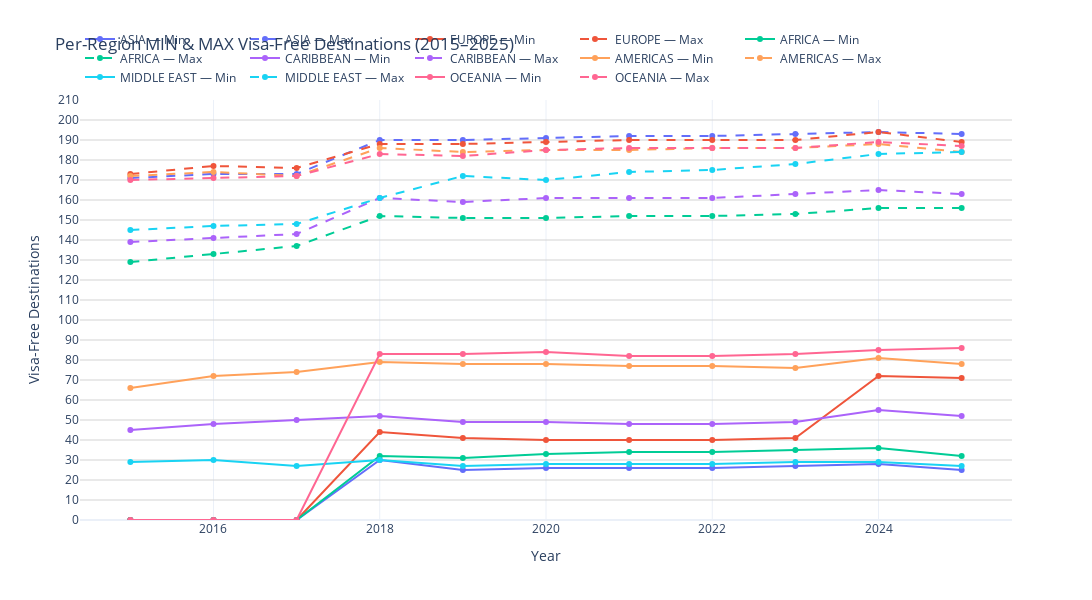

Notebook cell for this chart:
### Code cell
# === Per-region MIN & MAX over 2015–2025, keeping the country names ===
# Grab the actual rows at the extremes so we retain 'country'
rows_min_r = rank_filtered.loc[
    rank_filtered.groupby(['year','region'])['visa_free_count'].idxmin(),
    ['year','region','country','visa_free_count']
].rename(columns={'country':'min_country','visa_free_count':'min_vf'})

rows_max_r = rank_filtered.loc[
    rank_filtered.groupby(['year','region'])['visa_free_count'].idxmax(),
    ['year','region','country','visa_free_count']
].rename(columns={'country':'max_country','visa_free_count':'max_vf'})

# Merge to a single tidy frame per (year, region)
reg_extremes = rows_min_r.merge(rows_max_r, on=['year','region'])

import plotly.graph_objects as go
fig_reg_mm = go.Figure()

# One MIN trace and one MAX trace per region; hover shows the country at that extreme
for r in regions:
    df_r = reg_extremes[reg_extremes['region'] == r].sort_values('year')

    # MIN trace (solid line)
    fig_reg_mm.add_trace(go.Scatter(
        x=df_r['year'], y=df_r['min_vf'],
        mode='lines+markers',
        name=f'{r} — Min',
        line=dict(width=2),
        marker=dict(size=6),
        marker_color=region_colors[r],
        customdata=df_r['min_country'],
        hovertemplate=(
            'Year: %{x}'
            '<br>Region: ' + r +
            '<br>Min: %{y}'
            '<br>Country: %{customdata}<extra></extra>'
        )
    ))

    # MAX trace (dashed line)
    fig_reg_mm.add_trace(go.Scatter(
        x=df_r['year'], y=df_r['max_vf'],
        mode='lines+markers',
        name=f'{r} — Max',
        line=dict(width=2, dash='dash'),
        marker=dict(size=6),
        marker_color=region_colors[r],
        customdata=df_r['max_country'],
        hovertemplate=(
            'Year: %{x}'
            '<br>Region: ' + r +
            '<br>Max: %{y}'
            '<br>Country: %{customdata}<extra></extra>'
        )
    ))

fig_reg_mm.update_layout(
    title='Per-Region MIN & MAX Visa-Free Destinations (2015–2025)',
    xaxis_title='Year',
    yaxis_title='Visa-Free Destinations',
    yaxis=dict(range=[0, 210], dtick=10, showgrid=True, gridcolor='lightgrey'),
    template='plotly_white',
    width=1200, height=600,
    legend=dict(orientation='h', yanchor='bottom', y=1.02, xanchor='left', x=0)
)
fig_reg_mm.show()

### Figure 1 — Plotly figure (JSON) as saved in the notebook; plotly's stock layout.template omitted (floating-point values rounded to 4 significant figures)
{"data": [{"customdata": ["Timor-Leste", "Timor-Leste", "Timor-Leste", "Afghanistan", "Afghanistan", "Afghanistan", "Afghanistan", "Afghanistan", "Afghanistan", "Afghanistan", "Afghanistan"], "hovertemplate": "Year: %{x}<br>Region: ASIA<br>Min: %{y}<br>Country: %{customdata}<extra></extra>", "line": {"width": 2}, "marker": {"color": "#636EFA", "size": 6}, "mode": "lines+markers", "name": "ASIA — Min", "type": "scatter", "x": [2015, 2016, 2017, 2018, 2019, 2020, 2021, 2022, 2023, 2024, 2025], "y": [0, 0, 0, 30, 25, 26, 26, 26, 27, 28, 25]}, {"customdata": ["Japan", "Japan", "Singapore", "Japan", "Japan", "Japan", "Japan", "Japan", "Japan", "Japan", "Singapore"], "hovertemplate": "Year: %{x}<br>Region: ASIA<br>Max: %{y}<br>Country: %{customdata}<extra></extra>", "line": {"dash": "dash", "width": 2}, "marker": {"color": "#636EFA", "size": 6}, "mode": "lines+markers", "name": "ASIA — Max", "type": "scatter", "x": [2015, 2016, 2017, 2018, 2019, 2020, 2021, 2022, 2023, 2024, 2025], "y": [171, 173, 173, 190, 190, 191, 192, 192, 193, 194, 193]}, {"customdata": ["North Macedonia", "North Macedonia", "North Macedonia", "Kosovo", "Kosovo", "Kosovo", "Kosovo", "Kosovo", "Kosovo", "Azerbaijan", "Azerbaijan"], "hovertemplate": "Year: %{x}<br>Region: EUROPE<br>Min: %{y}<br>Country: %{customdata}<extra></extra>", "line": {"width": 2}, "marker": {"color": "#EF553B", "size": 6}, "mode": "lines+markers", "name": "EUROPE — Min", "type": "scatter", "x": [2015, 2016, 2017, 2018, 2019, 2020, 2021, 2022, 2023, 2024, 2025], "y": [0, 0, 0, 44, 41, 40, 40, 40, 41, 72, 71]}, {"customdata": ["Germany", "Germany", "Germany", "France", "Finland", "Germany", "Germany", "Germany", "Germany", "France", "Denmark"], "hovertemplate": "Year: %{x}<br>Region: EUROPE<br>Max: %{y}<br>Country: %{customdata}<extra></extra>", "line": {"dash": "dash", "width": 2}, "marker": {"color": "#EF553B", "size": 6}, "mode": "lines+markers", "name": "EUROPE — Max", "type": "scatter", "x": [2015, 2016, 2017, 2018, 2019, 2020, 2021, 2022, 2023, 2024, 2025], "y": [173, 177, 176, 188, 188, 189, 190, 190, 190, 194, 189]}, {"customdata": ["Cape Verde Islands", "Cape Verde Islands", "Cape Verde Islands", "Somalia", "Somalia", "Somalia", "Somalia", "Somalia", "Somalia", "Somalia", "Somalia"], "hovertemplate": "Year: %{x}<br>Region: AFRICA<br>Min: %{y}<br>Country: %{customdata}<extra></extra>", "line": {"width": 2}, "marker": {"color": "#00CC96", "size": 6}, "mode": "lines+markers", "name": "AFRICA — Min", "type": "scatter", "x": [2015, 2016, 2017, 2018, 2019, 2020, 2021, 2022, 2023, 2024, 2025], "y": [0, 0, 0, 32, 31, 33, 34, 34, 35, 36, 32]}, {"customdata": ["Seychelles", "Seychelles", "Seychelles", "Seychelles", "Seychelles", "Seychelles", "Seychelles", "Seychelles", "Seychelles", "Seychelles", "Seychelles"], "hovertemplate": "Year: %{x}<br>Region: AFRICA<br>Max: %{y}<br>Country: %{customdata}<extra></extra>", "line": {"dash": "dash", "width": 2}, "marker": {"color": "#00CC96", "size": 6}, "mode": "lines+markers", "name": "AFRICA — Max", "type": "scatter", "x": [2015, 2016, 2017, 2018, 2019, 2020, 2021, 2022, 2023, 2024, 2025], "y": [129, 133, 137, 152, 151, 151, 152, 152, 153, 156, 156]}, {"customdata": ["Haiti", "Haiti", "Haiti", "Haiti", "Haiti", "Haiti", "Haiti", "Haiti", "Haiti", "Haiti", "Haiti"], "hovertemplate": "Year: %{x}<br>Region: CARIBBEAN<br>Min: %{y}<br>Country: %{customdata}<extra></extra>", "line": {"width": 2}, "marker": {"color": "#AB63FA", "size": 6}, "mode": "lines+markers", "name": "CARIBBEAN — Min", "type": "scatter", "x": [2015, 2016, 2017, 2018, 2019, 2020, 2021, 2022, 2023, 2024, 2025], "y": [45, 48, 50, 52, 49, 49, 48, 48, 49, 55, 52]}, {"customdata": ["Bahamas", "Barbados", "Barbados", "Barbados", "Barbados", "Barbados", "Barbados", "Barbados", "Barbados", "Barbados", "Barbados"], "hovertemplate": "Year: %{x}<br>Region: CARIBBEAN<br>Max: %{y}<br>Country: %{customdata}<extra></extra>", "line": {"dash": "dash", "width": 2}, "marker": {"color": "#AB63FA", "size": 6}, "mode": "lines+markers", "name": "CARIBBEAN — Max", "type": "scatter", "x": [2015, 2016, 2017, 2018, 2019, 2020, 2021, 2022, 2023, 2024, 2025], "y": [139, 141, 143, 161, 159, 161, 161, 161, 163, 165, 163]}, {"customdata": ["Colombia", "Bolivia", "Suriname", "Bolivia", "Bolivia", "Bolivia", "Suriname", "Suriname", "Suriname", "Suriname", "Bolivia"], "hovertemplate": "Year: %{x}<br>Region: AMERICAS<br>Min: %{y}<br>Country: %{customdata}<extra></extra>", "line": {"width": 2}, "marker": {"color": "#FFA15A", "size": 6}, "mode": "lines+markers", "name": "AMERICAS — Min", "type": "scatter", "x": [2015, 2016, 2017, 2018, 2019, 2020, 2021, 2022, 2023, 2024, 2025], "y": [66, 72, 74, 79, 78, 78, 77, 77, 76, 81, 78]}, {"customdata": ["United States", "United States", "United States", "United States", "Canada", "United States", "United States", "United States", "United States", "Canada", "Canada"], "hovertemplate": "Year: %{x}<br>Region: AMERICAS<br>Max: %{y}<br>Country: %{customdata}<extra></extra>", "line": {"dash": "dash", "width": 2}, "marker": {"color": "#FFA15A", "size": 6}, "mode": "lines+markers", "name": "AMERICAS — Max", "type": "scatter", "x": [2015, 2016, 2017, 2018, 2019, 2020, 2021, 2022, 2023, 2024, 2025], "y": [172, 174, 172, 186, 184, 185, 185, 186, 186, 188, 184]}, {"customdata": ["Iraq", "Iraq", "Iraq", "Iraq", "Iraq", "Iraq", "Iraq", "Iraq", "Iraq", "Syria", "Syria"], "hovertemplate": "Year: %{x}<br>Region: MIDDLE EAST<br>Min: %{y}<br>Country: %{customdata}<extra></extra>", "line": {"width": 2}, "marker": {"color": "#19D3F3", "size": 6}, "mode": "lines+markers", "name": "MIDDLE EAST — Min", "type": "scatter", "x": [2015, 2016, 2017, 2018, 2019, 2020, 2021, 2022, 2023, 2024, 2025], "y": [29, 30, 27, 30, 27, 28, 28, 28, 29, 29, 27]}, {"customdata": ["Israel", "Israel", "Israel", "Israel", "United Arab Emirates", "United Arab Emirates", "United Arab Emirates", "United Arab Emirates", "United Arab Emirates", "United Arab Emirates", "United Arab Emirates"], "hovertemplate": "Year: %{x}<br>Region: MIDDLE EAST<br>Max: %{y}<br>Country: %{customdata}<extra></extra>", "line": {"dash": "dash", "width": 2}, "marker": {"color": "#19D3F3", "size": 6}, "mode": "lines+markers", "name": "MIDDLE EAST — Max", "type": "scatter", "x": [2015, 2016, 2017, 2018, 2019, 2020, 2021, 2022, 2023, 2024, 2025], "y": [145, 147, 148, 161, 172, 170, 174, 175, 178, 183, 184]}, {"customdata": ["Palau Islands", "Palau Islands", "Palau Islands", "Papua New Guinea", "Papua New Guinea", "Papua New Guinea", "Papua New Guinea", "Papua New Guinea", "Papua New Guinea", "Papua New Guinea", "Papua New Guinea"], "hovertemplate": "Year: %{x}<br>Region: OCEANIA<br>Min: %{y}<br>Country: %{customdata}<extra></extra>", "line": {"width": 2}, "marker": {"color": "#FF6692", "size": 6}, "mode": "lines+markers", "name": "OCEANIA — Min", "type": "scatter", "x": [2015, 2016, 2017, 2018, 2019, 2020, 2021, 2022, 2023, 2024, 2025], "y": [0, 0, 0, 83, 83, 84, 82, 82, 83, 85, 86]}, {"customdata": ["New Zealand", "New Zealand", "New Zealand", "Australia", "New Zealand", "New Zealand", "New Zealand", "New Zealand", "New Zealand", "Australia", "New Zealand"], "hovertemplate": "Year: %{x}<br>Region: OCEANIA<br>Max: %{y}<br>Country: %{customdata}<extra></extra>", "line": {"dash": "dash", "width": 2}, "marker": {"color": "#FF6692", "size": 6}, "mode": "lines+markers", "name": "OCEANIA — Max", "type": "scatter", "x": [2015, 2016, 2017, 2018, 2019, 2020, 2021, 2022, 2023, 2024, 2025], "y": [170, 171, 172, 183, 182, 185, 186, 186, 186, 189, 187]}], "layout": {"height": 600, "legend": {"orientation": "h", "x": 0, "xanchor": "left", "y": 1.02, "yanchor": "bottom"}, "title": {"text": "Per-Region MIN & MAX Visa-Free Destinations (2015–2025)"}, "width": 1200, "xaxis": {"title": {"text": "Year"}}, "yaxis": {"dtick": 10, "gridcolor": "lightgrey", "range": [0, 210], "showgrid": true, "title": {"text": "Visa-Free Destinations"}}}}
